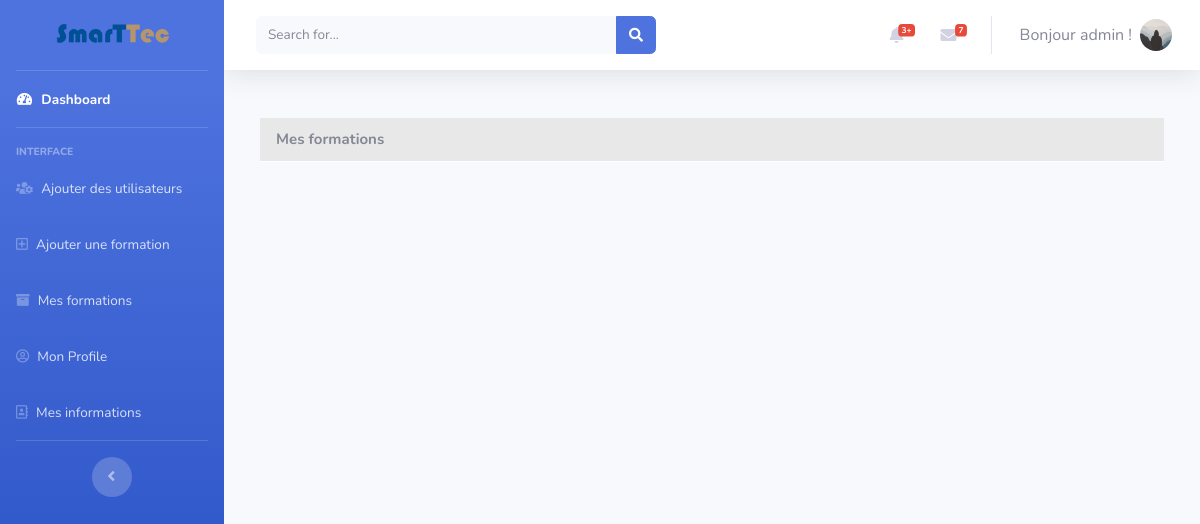
The app's page /formations (signed in), older data.
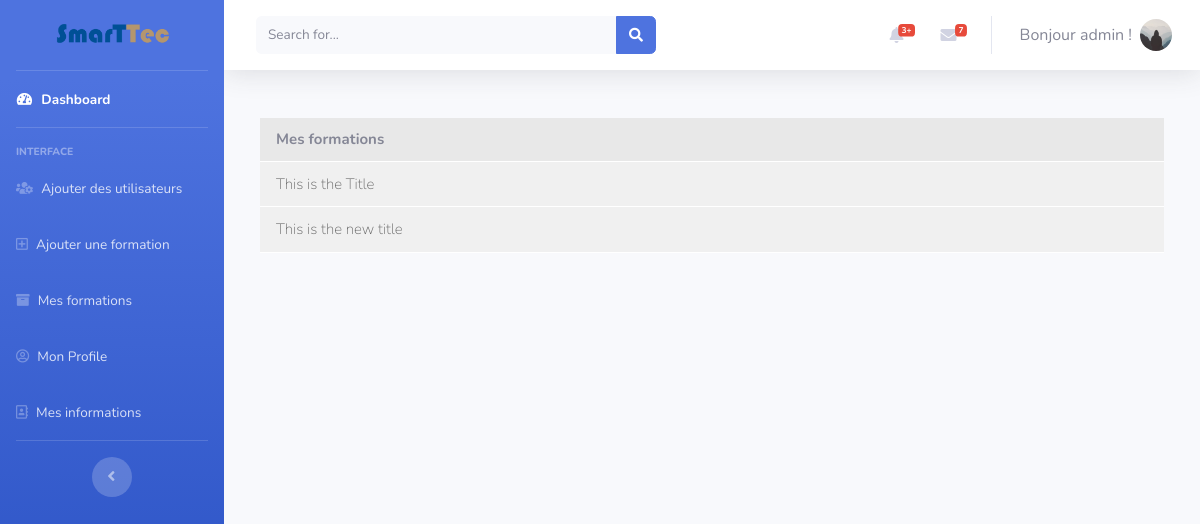
The same page, newer data.
### flaskblog/models.py (models this page shows, shortened)
class User(db.Model, UserMixin):
    id = db.Column(db.Integer, primary_key=True)
    username = db.Column(db.String(20), unique=True, nullable=False)
    email = db.Column(db.String(120), unique=True, nullable=False)
    image_file = db.Column(db.String(20), nullable=False,
                           default='default.jpg')
    password = db.Column(db.String(60), nullable=False)
    acc_rights = db.Column(db.Integer, default=2)
    posts = db.relationship('Post', backref='author', lazy=True)
    subscriptions = db.relationship(
        'Subscription', backref='subscribed', lazy=True)
    infos = db.relationship(
        'Userinfo', backref='currentuser', lazy=True)

class Post(db.Model):
    id = db.Column(db.Integer, primary_key=True)
    title = db.Column(db.String(100), nullable=False)
    date_posted = db.Column(db.DateTime, nullable=False,
                            default=datetime.utcnow)
    content = db.Column(db.Text, nullable=False)
    start_date = db.Column(db.DateTime, nullable=False,
                           default=datetime.utcnow)
    zoom_link = db.Column(db.String(200))
    theme = db.Column(db.String(20), default="theme 1")
    user_id = db.Column(db.Integer, db.ForeignKey('user.id'), nullable=False)
    subscriptions = db.relationship(
        'Subscription', backref='subscribers', lazy=True)
    sceances = db.relationship(
        'Sceance', backref='session', lazy=True)

### flaskblog/main/routes.py (the view)
@main.route("/formations")
def formation():
    posts = current_user.posts
    return render_template('formatteurs.html', title='About', posts=posts)

### flaskblog/models.py (called while the page is built)
@login_manager.user_loader
def load_user(user_id):
    return User.query.get(int(user_id))

### flaskblog/templates/startbootstrap-sb-admin-2-gh-pages/formatteurs.html (shortened to what this page needs)
{% extends 'base.html' %} {% block content %}
<div id="wrapper">
  {% include 'Sidebar.html' %}
  <div id="content-wrapper" class="d-flex flex-column">
    <div id="content">
      {% include 'Topbar.html' %}
      <div class="container-fluid">
        <div class="col-sm-12 course-section">
          <div class="section-title">
            Mes formations
          </div>
          <ul class="section-list">
            {% for post in posts %}
            <li class="section-item">
              <a class="item" href="post/{{post.id}}">
                <span class="lecture-icon">
                </span>
                <div class="float-left">
                  {{post.title}}
                </div>
              </a>
            </li>
            {% endfor %}
          </ul>
        </div>
      </div>
    </div>
  </div>
</div>
{% endblock %}

### flaskblog/templates/startbootstrap-sb-admin-2-gh-pages/base.html (shortened to what this page needs)
<!DOCTYPE html>
<html lang="en">
  <head>
    <link
      href="{{url_for('static',filename='vendor/fontawesome-free/css/all.min.css')}}"
      rel="stylesheet"
      type="text/css"
    />
    <link
      href="{{url_for('static',filename='css/sb-admin-2.min.css')}}"
      rel="stylesheet"
    />
    <link
      href="{{url_for('static',filename='css/fedora.css')}}"
      rel="stylesheet"
    />
    <link
      href="{{url_for('static',filename='css/extra.css')}}"
      rel="stylesheet"
    />
  </head>
  <body id="page-top">
    {%block content %}{% endblock %} {% include 'modals/flashes_modal.html' %}
  </body>
</html>

### flaskblog/templates/startbootstrap-sb-admin-2-gh-pages/Sidebar.html
<div id="wrapper">
  <ul
    class="navbar-nav bg-gradient-primary sidebar sidebar-dark accordion"
    id="accordionSidebar"
  >
    <a
      class="sidebar-brand d-flex align-items-center justify-content-center"
      href="/"
    >
      <img
        src="{{url_for('static',filename='img/SMARTTEC-Logo.png')}}"
        style="max-width: 100%; max-height: 100%;"
      />
    </a>
    <hr class="sidebar-divider my-0" />
    <li class="nav-item active">
      <a class="nav-link" href="/home">
        <i class="fas fa-fw fa-tachometer-alt"></i>
        <span>Dashboard</span></a
      >
    </li>
    <hr class="sidebar-divider" />
    <div class="sidebar-heading">
      Interface
    </div>
    {%if current_user.is_authenticated %} {% if current_user.acc_rights==2 %}
    <li class="nav-item">
      <a class="nav-link" href="/">
        <i class="fas fa-shopping-cart"></i>
        <span>Trouver une Formation</span></a
      >
    </li>
    <li class="nav-item">
      <a class="nav-link" href="/mesformations">
        <i class="fas fa-shopping-basket"></i>
        <span>Mes Formations</span></a
      >
    </li>
    {% elif current_user.acc_rights==0 %}
    <li class="nav-item">
      <a class="nav-link" href="/add_users">
        <i class="fas fa-users-cog"></i>
        <span>Ajouter des utilisateurs</span></a
      >
    </li>
    {% endif %} {% if current_user.acc_rights!=2 %}
    <li class="nav-item">
      <a class="nav-link" href="/post/new">
        <i class="far fa-plus-square"></i>
        <span>Ajouter une formation</span></a
      >
    </li>
    <li class="nav-item">
      <a class="nav-link" href="/formations">
        <i class="fas fa-archive"></i>
        <span>Mes formations</span></a
      >
    </li>
    {% endif %}
    <li class="nav-item">
      <a class="nav-link" href="/account">
        <i class="far fa-user-circle"></i>
        <span>Mon Profile</span></a
      >
    </li>
    <li class="nav-item">
      <a class="nav-link" href="/infos">
        <i class="far fa-address-book"></i>
        <span>Mes informations</span></a
      >
    </li>
    {% endif %}
    <hr class="sidebar-divider" />
    <div class="text-center d-none d-md-inline">
      <button class="rounded-circle border-0" id="sidebarToggle"></button>
    </div>
  </ul>
</div>

### flaskblog/templates/startbootstrap-sb-admin-2-gh-pages/Topbar.html (shortened to what this page needs)
<nav
  class="navbar navbar-expand navbar-light bg-white topbar mb-4 static-top shadow"
>
  <form
    class="d-none d-sm-inline-block form-inline mr-auto ml-md-3 my-2 my-md-0 mw-100 navbar-search"
  >
    <div class="input-group">
      <input
        type="text"
        class="form-control bg-light border-0 small"
        placeholder="Search for..."
        aria-label="Search"
        aria-describedby="basic-addon2"
      />
      <div class="input-group-append">
        <button class="btn btn-primary" type="button">
          <i class="fas fa-search fa-sm"></i>
        </button>
      </div>
    </div>
  </form>
  <ul class="navbar-nav ml-auto">
    {% if current_user.username %}
    <li class="nav-item dropdown no-arrow mx-1">
      <a
        class="nav-link dropdown-toggle"
        href="#"
        id="alertsDropdown"
        role="button"
        data-toggle="dropdown"
        aria-haspopup="true"
        aria-expanded="false"
      >
        <i class="fas fa-bell fa-fw"></i>
        <span class="badge badge-danger badge-counter">3+</span>
      </a>
    </li>
    <li class="nav-item dropdown no-arrow mx-1">
      <a
        class="nav-link dropdown-toggle"
        href="#"
        id="messagesDropdown"
        role="button"
        data-toggle="dropdown"
        aria-haspopup="true"
        aria-expanded="false"
      >
        <i class="fas fa-envelope fa-fw"></i>
        <span class="badge badge-danger badge-counter">7</span>
      </a>
    </li>
    <li class="nav-item dropdown no-arrow">
      <a
        class="nav-link dropdown-toggle"
        href="#"
        id="userDropdown"
        role="button"
        data-toggle="dropdown"
        aria-haspopup="true"
        aria-expanded="false"
      >
        <span class="mr-2 d-none d-lg-inline text-gray-600 large"
          >Bonjour {{current_user.username}} !</span
        >
        <img
          class="img-profile rounded-circle"
          src="{{url_for('static',filename='profile_pics/' +current_user.image_file)}}"
        />
      </a>
    </li>
    {%endif%}
  </ul>
</nav>

### flaskblog/static/css/fedora.css (style rules this page uses)
.course-section { margin-bottom: 10px; }
.course-section .section-title { background: #e8e8e8; padding: 10px 16px; margin: 0; font-size: 15px; font-weight: bold; border-bottom: 1px solid #fff; }
.course-section ul.section-list { margin: 0; padding: 0; }
.course-section ul.section-list .section-item { margin: 0; padding: 0; list-style-type: none; border-bottom: 1px solid #fff; }
.course-section ul.section-list .section-item .item { display: block; padding: 11px 16px; background: #f0f0f0; list-style-type: none; font-size: 15px; color: #676767; text-decoration: none; font-weight: 200; }
.course-section ul.section-list .section-item .item .lecture-icon { padding-right: 5px; }

### flaskblog/static/css/extra.css (style rules this page uses)
:root { --input-padding-x: 1.5rem; --input-padding-y: 0.75rem; }

Row changes from the older to the newer data that the page shows:
added Post: title "This is the Title"
added Post: title "This is the new title"
